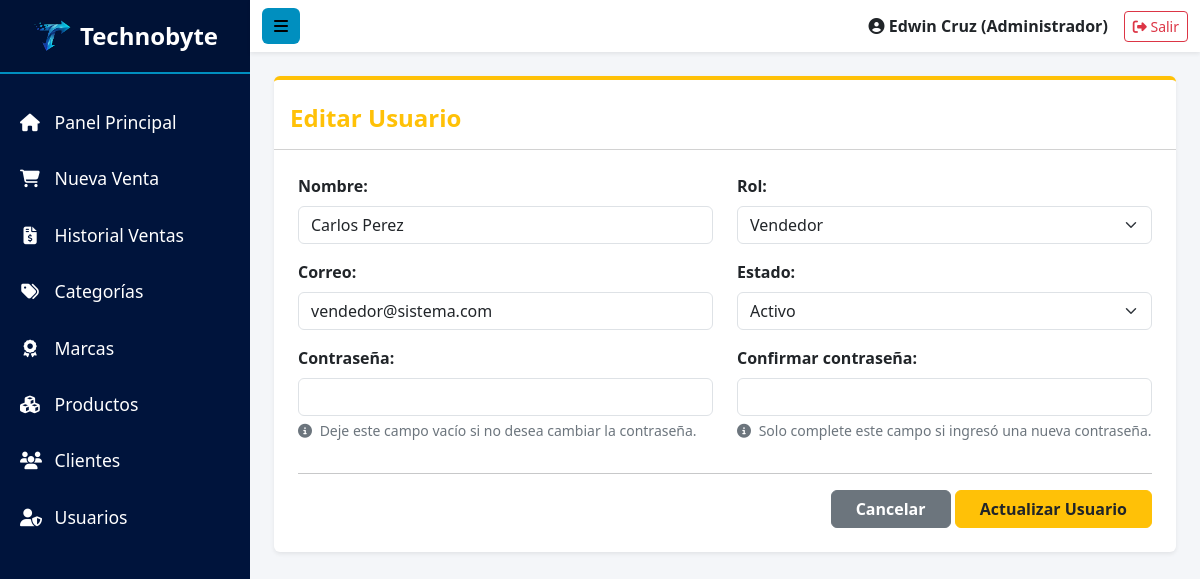
The page /presentacion/admin/usuarios/editar.php?id=3 (signed in) on the database its author committed.
### tables this page shows
CREATE TABLE usuarios (
    id_usuario INT AUTO_INCREMENT PRIMARY KEY,
    id_rol INT NOT NULL,
    nombre_usuario VARCHAR(100) NOT NULL,
    correo_usuario VARCHAR(100) NOT NULL UNIQUE,
    password_usuario VARCHAR(255) NOT NULL,
    estado_usuario TINYINT(1) DEFAULT 1,
    eliminado_usuario TINYINT(1) DEFAULT 0,
    created_at TIMESTAMP DEFAULT CURRENT_TIMESTAMP,

    CONSTRAINT fk_usuario_rol
        FOREIGN KEY (id_rol)
        REFERENCES roles(id_rol)
        ON UPDATE CASCADE
        ON DELETE RESTRICT
);

CREATE TABLE roles (
    id_rol INT AUTO_INCREMENT PRIMARY KEY,
    nombre_rol VARCHAR(50) NOT NULL UNIQUE,
    estado_rol TINYINT(1) DEFAULT 1,
    eliminado_rol TINYINT(1) DEFAULT 0
);

### config/control_acceso.php (called while the page is built, shortened)
<?php
function tieneRol($roles): bool
{
    return in_array((int) $_SESSION['id_rol'], $roles, true);
}
    ?>

### negocio/UsuarioNegocio.php (called while the page is built, shortened)
<?php
require_once dirname(__DIR__) . '/datos/UsuarioDatos.php';
class UsuarioNegocio
{
    private $usuarioDatos;
    public function __construct()
    {
        $this->usuarioDatos = new UsuarioDatos();
    }
    public function obtenerUsuarioPorId($idUsuario)
    {
        return $this->usuarioDatos->obtenerUsuarioPorId($idUsuario);
    }
}

### datos/UsuarioDatos.php (called while the page is built, shortened)
<?php
require_once __DIR__ . '/Conexion.php';
class UsuarioDatos
{
    public function obtenerUsuarioPorId($idUsuario)
    {
        $conexion = new Conexion();
        $conexion->query = "SELECT u.id_usuario, u.id_rol, r.nombre_rol, r.nombre_rol, u.nombre_usuario,
                                   u.correo_usuario, u.password_usuario, u.estado_usuario, u.created_at
                            FROM usuarios u
                            INNER JOIN roles r ON u.id_rol = r.id_rol
                            WHERE u.id_usuario = :idUsuario
                            AND u.eliminado_usuario = 0";
        return $conexion->get_record([
            ':idUsuario' => $idUsuario
        ]);
    }
}

### datos/Conexion.php (called while the page is built, shortened)
<?php
class Conexion
{
    private $server;
    private $user;
    private $password;
    private $database;
    private $charset;
    private $connection;
    public $query;
    public function __construct()
    {
        $this->server   = $_ENV['DB_HOST'];
        $this->user     = $_ENV['DB_USER'];
        $this->password = $_ENV['DB_PASS'];
        $this->database = $_ENV['DB_NAME'];
        $this->charset  = $_ENV['DB_CHARSET'];
    }
    private function create_connection()
    {
        try {
            $dns = "mysql:host={$this->server};dbname={$this->database};charset={$this->charset}";
            $this->connection = new PDO(
                $dns,
                $this->user,
                $this->password
            );
            $this->connection->setAttribute(PDO::ATTR_ERRMODE, PDO::ERRMODE_EXCEPTION);
            $this->connection->setAttribute(PDO::ATTR_DEFAULT_FETCH_MODE, PDO::FETCH_ASSOC);
        } catch (PDOException $e) {
            die('<h3 style="color: tomato; font-family: Arial;">
                    No se puede establecer conexión con la base de datos: ' . $e->getMessage() . '
                </h3>');
        }
        return $this->connection;
    }
    private function close_connection()
    {
        $this->connection = null;
    }
    public function get_records($params = [])
    {
        try {
            $stmt = $this->create_connection()->prepare($this->query);
            $stmt->execute($params);
            $records = $stmt->fetchAll();
            return $records;
        } catch (PDOException $e) {
            die('Error en la consulta: ' . $e->getMessage());
        }
    }
    public function get_record($params = [])
    {
        try {
            $stmt = $this->create_connection()->prepare($this->query);
            $stmt->execute($params);
            $record = $stmt->fetch();
            return $record;
        } catch (PDOException $e) {
            die('Error en la consulta: ' . $e->getMessage());
        }
    }
}

### datos/RolDatos.php (called while the page is built, shortened)
<?php
require_once __DIR__ . '/Conexion.php';
class RolDatos
{
    public function listarRoles()
    {
        $conexion = new Conexion();
        $conexion->query = "SELECT id_rol, nombre_rol
                            FROM roles
                            WHERE estado_rol = 1
                            ORDER BY nombre_rol ASC";
        return $conexion->get_records();
    }
}

### negocio/RolNegocio.php (called while the page is built, shortened)
<?php
require_once dirname(__DIR__) . '/datos/RolDatos.php';
class RolNegocio
{
    private $rolDatos;
    public function __construct()
    {
        $this->rolDatos = new RolDatos();
    }
    public function listarRoles()
    {
        return $this->rolDatos->listarRoles();
    }
}

### presentacion/admin/usuarios/editar.php (the view, shortened to what this page needs)
<?php
require_once __DIR__ . '/../../../config/control_acceso.php';
require_once __DIR__ . '/../../../negocio/UsuarioNegocio.php';
require_once __DIR__ . '/../../../negocio/RolNegocio.php';
$usuarioNegocio = new UsuarioNegocio();
$rolNegocio = new RolNegocio();
$roles = $rolNegocio->listarRoles();
$idUsuario = $_GET['id'] ?? null;
$usuario = $usuarioNegocio->obtenerUsuarioPorId($idUsuario);
function mostrarValor($valor)
{
    return htmlspecialchars($valor ?? '', ENT_QUOTES, 'UTF-8');
}
?>
<!DOCTYPE html>
<html lang="es">
<head>
    <link href="https://cdn.jsdelivr.net/npm/bootstrap@5.3.2/dist/css/bootstrap.min.css" rel="stylesheet">
    <link rel="stylesheet" href="https://cdnjs.cloudflare.com/ajax/libs/font-awesome/6.4.2/css/all.min.css">
    <link rel="stylesheet" href="../../../public/css/style.css?v=<?php echo time(); ?>">
</head>
<body>
    <div class="d-flex">
        <nav id="sidebar">
            <div class="sidebar-header d-flex align-items-center justify-content-center py-3">
                <img src="../../../public/img/logo-nav.svg" alt="Logo" class="img-fluid me-2" style="max-width: 40px;">
                <h4 class="fw-bold mb-0">Technobyte</h4>
            </div>
            <ul class="list-unstyled components">
                <li><a href="../../dashboard.php"><i class="fa-solid fa-house"></i> Panel Principal</a></li>
                <li><a href="../ventas/crear.php"><i class="fa-solid fa-cart-shopping"></i> Nueva Venta</a></li>
                <?php if(tieneRol([ROL_ADMIN, ROL_SUPERVISOR, ROL_VENDEDOR])): ?><li><a href="../ventas/listar.php"><i class="fa-solid fa-file-invoice-dollar"></i> Historial Ventas</a></li><?php endif; ?>
                <?php if(tieneRol([ROL_ADMIN, ROL_SUPERVISOR])): ?><li><a href="../categorias/listar.php"><i class="fa-solid fa-tags"></i> Categorías</a></li><?php endif; ?>
                <?php if(tieneRol([ROL_ADMIN, ROL_SUPERVISOR])): ?><li><a href="../marcas/listar.php"><i class="fa-solid fa-award"></i> Marcas</a></li><?php endif; ?>
                <li><a href="../productos/listar.php"><i class="fa-solid fa-cubes"></i> Productos</a></li>
                <li><a href="../clientes/listar.php"><i class="fa-solid fa-users"></i> Clientes</a></li>
                <?php if(tieneRol([ROL_ADMIN])): ?><li class="active"><a href="listar.php"><i class="fa-solid fa-user-shield"></i> Usuarios</a></li><?php endif; ?>
            </ul>
        </nav>
        <div id="content">
            <nav class="navbar navbar-expand-lg navbar-light sticky-top bg-white shadow-sm" style="z-index: 1020;">
                <div class="container-fluid">
                    <button type="button" id="sidebarCollapse" class="btn btn-dorado"><i class="fa-solid fa-bars"></i></button>
                    <div class="ms-auto d-flex align-items-center">
                        <span class="me-3 fw-bold">
                            <i class="fa-solid fa-circle-user"></i>
                            <?php
                            $nombreUsr = $_SESSION['nombre'] ?? 'Administrador';
                            $rolUsr = $_SESSION['nombre_rol'] ?? 'Sin rol';
                            echo htmlspecialchars($nombreUsr) . ' (' . htmlspecialchars($rolUsr) . ')';
                            ?>
                        </span>
                        <a href="../../../logout.php" class="btn btn-outline-danger btn-sm"><i class="fa-solid fa-right-from-bracket"></i> Salir</a>
                    </div>
                </div>
            </nav>
            <div class="container-fluid p-4">
                <div class="card shadow-sm border-0 border-top border-warning border-4">
                    <div class="card-header bg-white pt-4 pb-3">
                        <h4 class="fw-bold mb-0 text-warning">Editar Usuario</h4>
                    </div>
                    <div class="card-body p-4">
                        <form action="" method="POST">
                            <div class="row">
                                <div class="col-md-6 mb-3">
                                    <label class="form-label fw-bold">Nombre:</label>
                                    <input type="text" class="form-control" name="nombre_usuario" value="<?php echo mostrarValor($usuario['nombre_usuario'] ?? ''); ?>" required>
                                </div>
                                <div class="col-md-6 mb-3">
                                    <label class="form-label fw-bold">Rol:</label>
                                    <select class="form-select" name="id_rol" required>
                                        <?php foreach ($roles as $rol): ?>
                                            <option value="<?php echo mostrarValor($rol['id_rol']); ?>"
                                                <?php echo (isset($usuario['id_rol']) && $usuario['id_rol'] == $rol['id_rol']) ? 'selected' : ''; ?>>
                                                <?php echo mostrarValor($rol['nombre_rol']); ?>
                                            </option>
                                        <?php endforeach; ?>
                                    </select>
                                </div>
                            </div>
                            <div class="row">
                                <div class="col-md-6 mb-3">
                                    <label class="form-label fw-bold">Correo:</label>
                                    <input type="email" class="form-control" name="correo_usuario" value="<?php echo mostrarValor($usuario['correo_usuario'] ?? ''); ?>" required>
                                </div>
                                <div class="col-md-6 mb-3">
                                    <label class="form-label fw-bold">Estado:</label>
                                    <select class="form-select" name="estado_usuario">
                                        <option value="1"
                                            <?php echo (isset($usuario['estado_usuario']) && $usuario['estado_usuario'] == 1) ? 'selected' : ''; ?>>
                                            Activo
                                        </option>
                                    </select>
                                </div>
                            </div>
                            <div class="row">
                                <div class="col-md-6 mb-3">
                                    <label class="form-label fw-bold">Contraseña:</label>
                                    <input type="password" class="form-control" name="password_usuario">
                                    <div class="form-text text-secondary">
                                        <i class="fa-solid fa-circle-info me-1"></i>
                                        Deje este campo vacío si no desea cambiar la contraseña.
                                    </div>
                                </div>
                                <div class="col-md-6 mb-3">
                                    <label class="form-label fw-bold">Confirmar contraseña:</label>
                                    <input type="password" class="form-control" name="confirmation_password_usuario">
                                    <div class="form-text text-secondary">
                                        <i class="fa-solid fa-circle-info me-1"></i>
                                        Solo complete este campo si ingresó una nueva contraseña.
                                    </div>
                                </div>
                            </div>
                            <hr>
                            <div class="text-end">
                                <a href="listar.php" class="btn btn-secondary px-4 fw-bold">Cancelar</a>
                                <button type="submit" class="btn btn-warning text-dark px-4 fw-bold">Actualizar Usuario</button>
                            </div>
                        </form>
                    </div>
                </div>
            </div>
        </div>
    </div>
</body>
</html>

### public/css/style.css (style rules this page uses)
:root { --color-primario: #00143C; --color-secundario: #008fbf; --color-fondo: #f4f6f9; --color-texto-sidebar: #ffffff; }
body { background-color: var(--color-fondo); font-family: 'Segoe UI', Tahoma, Geneva, Verdana, sans-serif; overflow-x: hidden; }
#sidebar { min-width: 250px; max-width: 250px; height: 100vh; background-color: var(--color-primario); color: var(--color-texto-sidebar); transition: all 0.3s; position: fixed; top: 0; left: 0; z-index: 1000; overflow-y: auto; }
#sidebar .sidebar-header { padding: 20px; background: rgba(0, 0, 0, 0.1); border-bottom: 2px solid var(--color-secundario); }
#sidebar ul.components { padding: 20px 0; }
#sidebar ul li a { padding: 15px 20px; font-size: 1.1em; display: block; color: var(--color-texto-sidebar); text-decoration: none; transition: 0.2s; }
#sidebar ul li a i { margin-right: 10px; width: 20px; text-align: center; }
#content { width: calc(100% - 250px); margin-left: 250px; transition: all 0.3s; }
.navbar { background-color: #ffffff; box-shadow: 0 2px 5px rgba(0,0,0,0.05); }
.btn-dorado { background-color: var(--color-secundario); color: #000; font-weight: bold; border: none; }

### rows shown on the page
usuarios: nombre_usuario "Carlos Perez", id_rol "Vendedor", correo_usuario "vendedor@sistema.com", estado_usuario "Activo"

### other values the page prints
$nombreUsr "Edwin Cruz"
$rolUsr "Administrador"
